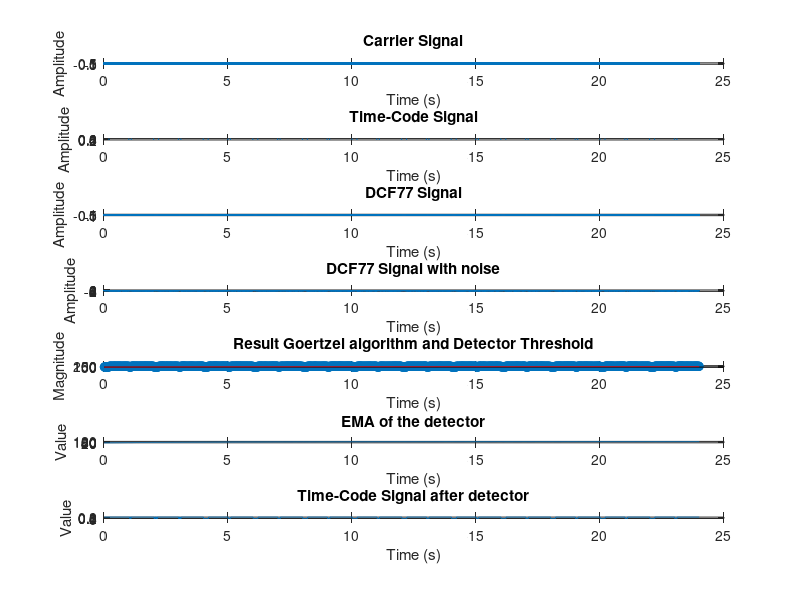
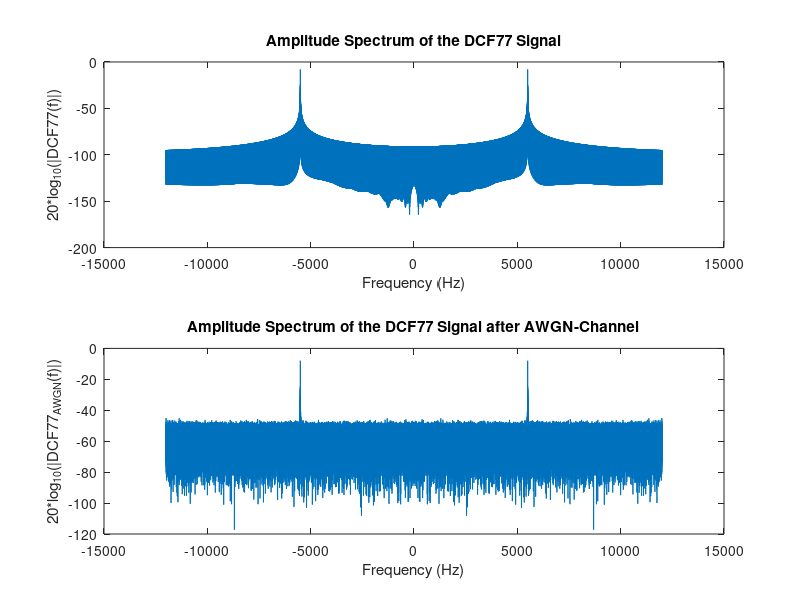

Recreate these plots in MATLAB, in order.
clear;
close all;
clc;

%% Simulation Parameter Section

%Sampling parameters
fs = 24e3; %Sampling frequency in Hz
duration = 24; %Overall sampling duration in s (duration of the simulation)

%AWGN-Channel parameters
awgn_snr = -5; %SNR after the AWGN-channel in dB

%Goertzel macro parameters
goertzel_analyzation_freq = 5.5e3; %Analyzation frequency of the Goertzel algorithm in Hz
goertzel_segment_duration = 0.01; %Duration of the Goertzel algorithm segment in s

%Detector parameters
det_avg_time = 10; %Time of the Exponential Moving Average in s



%% Signal Creation Section

%Creating a time vector for the duration of the simulation
t = 0:1/fs:duration;

%Creating a variable with the number of samples
N_samples = length(t);

%Carrier signal (cos at 77.5kHz)
fc = 77.5e3; %Storing the carrier frequency of the DCF77 transmitter in Hz (77.5kHz)
carrier_signal = cos(2*pi*fc*t);

%Time signal (square wave with frequency of 1Hz, 80% duty cycle, and a range from 0 to 1)
one_samples_80 = round(0.8 * fs);
one_samples_90 = round(0.9 * fs);

rect_duty_80 = [zeros(1, fs - one_samples_80), ones(1, one_samples_80)]; %Rect, duty-cycle 80%, starting at 0
rect_duty_90 = [zeros(1, fs - one_samples_90), ones(1, one_samples_90)]; %Rect, duty-cycle 90%, starting at 0

%Concatenating the symbols after each other to create the time code signal
time_code_signal = [];
for i = 1:ceil(duration)
    if mod(i, 2) == 0 %Alternating the symbols
        time_code_signal = [time_code_signal, rect_duty_90];
    else
        time_code_signal = [time_code_signal, rect_duty_80];
    end
end
time_code_signal = time_code_signal(1:N_samples-1); %Cutting to size
time_code_signal = [zeros(1, 1), time_code_signal]; %Inserting a zero at the beginning

%Creating the DCF77 signal by using Amplitude Modulation (carrier is reduced to 15% during the gap)
dcf77_signal = (0.85*time_code_signal + 0.15) .* carrier_signal;

%Add noise by passing the DCF77 signal through an AWGN-Channel
dcf77_signal_noise = awgn(dcf77_signal, awgn_snr, 'measured');



%% Goertzel Algoritm Section

%Batch analysis parameters
goertzel_segment_size = fs * goertzel_segment_duration; %Calculating the number of samples for one segment
goertzel_num_segments = duration / goertzel_segment_duration; %Calculating the number of segments
t_goertzel_segments_results = (1:goertzel_num_segments)*goertzel_segment_duration; %Create a time vector for the results for plotting

%Goertzel parameters
goertzel_k = round(goertzel_analyzation_freq * goertzel_segment_duration);
goertzel_omega = 2 * pi * goertzel_k / goertzel_segment_size;
goertzel_coeff = 2 * cos(goertzel_omega);

%Initializing Goertzel variables and a vector to store the results
Q_0 = 0;
Q_1 = 0;
Q_2 = 0;
goertzel_segments_magnitudes = zeros(1, goertzel_num_segments); %Vector for storing the results of the analysis of the segments 

%Goertzel algorithm segment processing
for seg = 1:goertzel_num_segments
    %Resetting the Goertzel variables
    Q_0 = 0;
    Q_1 = 0;
    Q_2 = 0;

    %Calculating the start and end index of the samples to process
    index_start = (seg-1)*goertzel_segment_size + 1;
    index_end = seg*goertzel_segment_size;
    
    %Executing the Goertzel algorithm
    for j = index_start:index_end
        Q_0 = Q_1 * goertzel_coeff - Q_2 + dcf77_signal_noise(j);
        Q_2 = Q_1;
        Q_1 = Q_0;
    end
    %Calculating the squared magnitude of fc in the segment and storing the result in the vector of segment results
    goertzel_segments_magnitudes(seg) = sqrt(Q_1^2 + Q_2^2 - Q_1 * Q_2 * goertzel_coeff);
end



%% Detection Section

%Preparing vectors for the reconstructed signal and a rolling average 
exp_mov_avg = zeros(1, goertzel_num_segments);
detector_threshold = zeros(1, goertzel_num_segments);
dcf77_reconstructed = zeros(1, goertzel_num_segments);

exp_mov_avg_alpha = 2 / (det_avg_time * (1 / goertzel_segment_duration) + 1);

for seg = 1:goertzel_num_segments
    %Calculating the Exponential Moving Average
    if seg > 1
        exp_mov_avg(seg) = (1 - exp_mov_avg_alpha) * exp_mov_avg(seg - 1) + exp_mov_avg_alpha * goertzel_segments_magnitudes(seg); %Calculate a weighted average otherwise
    end

    %Calculating the current threshold
    detector_threshold(seg) = 0.575 * (1 / 0.8725) * exp_mov_avg(seg);

    %Deciding by comparing sample to threshold
    if goertzel_segments_magnitudes(seg) > detector_threshold(seg)
        dcf77_reconstructed(seg) = 1;
    else
        dcf77_reconstructed(seg) = 0;
    end
end



%% FFT and Plot Section

%Getting the number of samples and preparing a vector for the frequency axis
fft_N = length(t); %Number of samples
fft_freq = (-fft_N/2:fft_N/2-1)*(fs/fft_N); %Frequency vector

%Creating a FFT of the DCF77 signal without noise
dcf77_signal_fft = fft(dcf77_signal); %FFT of DCF77 signal
dcf77_signal_fft = fftshift(dcf77_signal_fft); %Shifting FFT
dcf77_signal_fft = dcf77_signal_fft / fft_N; %Adjusting FFT gain
dcf77_signal_fft = 20*log10(abs(dcf77_signal_fft)); %Converting to logarithmic

%Creating a FFT of the DCF77 signal with noise
dcf77_signal_noise_fft = fft(dcf77_signal_noise); %FFT of DCF77 signal with noise
dcf77_signal_noise_fft = fftshift(dcf77_signal_noise_fft); %Shifting FFT
dcf77_signal_noise_fft = dcf77_signal_noise_fft / fft_N; %Adjusting FFT gain
dcf77_signal_noise_fft = 20*log10(abs(dcf77_signal_noise_fft)); %Converting to logarithmic


%Time-Domain plots
figure
subplot(7,1,1);
plot(t, carrier_signal);
title('Carrier Signal');
xlabel('Time (s)');
ylabel('Amplitude');

subplot(7,1,2);
plot(t, time_code_signal);
title('Time-Code Signal');
xlabel('Time (s)');
ylabel('Amplitude');

subplot(7,1,3);
plot(t, dcf77_signal);
title('DCF77 Signal');
xlabel('Time (s)');
ylabel('Amplitude');

subplot(7,1,4);
plot(t, dcf77_signal_noise);
title('DCF77 Signal with noise');
xlabel('Time (s)');
ylabel('Amplitude');

subplot(7,1,5);
stem(t_goertzel_segments_results, goertzel_segments_magnitudes);
hold on;
stairs(t_goertzel_segments_results, detector_threshold, 'Color', 'red');
title('Result Goertzel algorithm and Detector Threshold');
xlabel('Time (s)');
ylabel('Magnitude');
hold off;

subplot(7,1,6);
stairs(t_goertzel_segments_results, exp_mov_avg);
title('EMA of the detector');
xlabel('Time (s)');
ylabel('Value');

subplot(7,1,7);
stairs(t_goertzel_segments_results, dcf77_reconstructed);
title('Time-Code Signal after detector');
xlabel('Time (s)');
ylabel('Value');


%Frequency-Domain plots
figure
subplot(2, 1, 1);
plot(fft_freq, dcf77_signal_fft);
title('Amplitude Spectrum of the DCF77 Signal');
xlabel('Frequency (Hz)');
ylabel('20*log_{10}(|DCF77(f)|)');

subplot(2, 1, 2);
plot(fft_freq, dcf77_signal_noise_fft);
title('Amplitude Spectrum of the DCF77 Signal after AWGN-Channel');
xlabel('Frequency (Hz)');
ylabel('20*log_{10}(|DCF77_{AWGN}(f)|)');